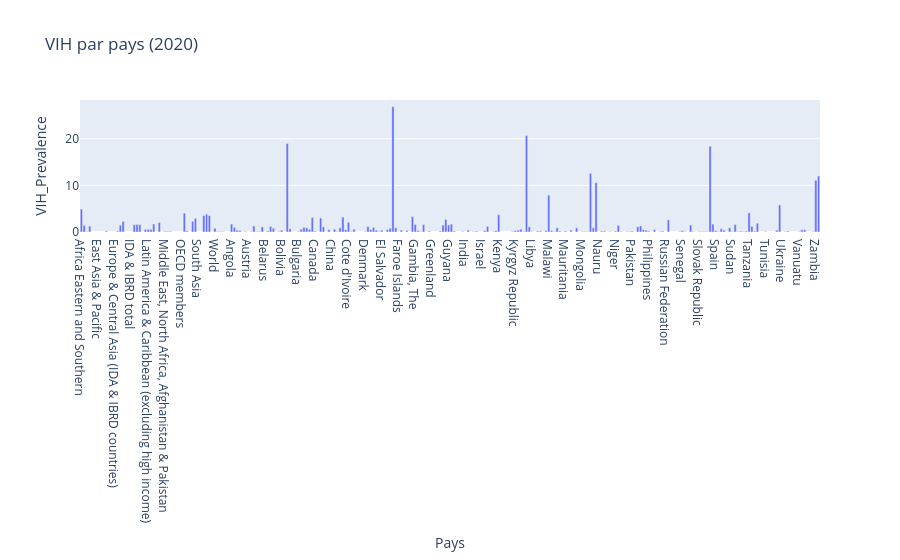

The cell this chart's notebook holds for it:
### Code cell
#compaison entre pays
fig = px.bar(
    df[df["Annee"] == 2020],
    x="Pays",
    y="VIH_Prevalence",
    title="VIH par pays (2020)"
)
fig.show()

### Figure 1 — Plotly figure (JSON) as saved in the notebook; plotly's stock layout.template omitted (floating-point values rounded to 4 significant figures; data arrays with more than 128 entries replaced by an {"elided": "..."} marker saying what was removed)
{"data": [{"hovertemplate": "Pays=%{x}<br>VIH_Prevalence=%{y}<extra></extra>", "legendgroup": "", "marker": {"color": "#636efa", "pattern": {"shape": ""}}, "name": "", "orientation": "v", "showlegend": false, "textposition": "auto", "type": "bar", "x": {"elided": "266 str values"}, "xaxis": "x", "y": {"elided": "266 float values"}, "yaxis": "y"}], "layout": {"barmode": "relative", "legend": {"tracegroupgap": 0}, "title": {"text": "VIH par pays (2020)"}, "xaxis": {"anchor": "y", "domain": [0, 1], "title": {"text": "Pays"}}, "yaxis": {"anchor": "x", "domain": [0, 1], "title": {"text": "VIH_Prevalence"}}}}
